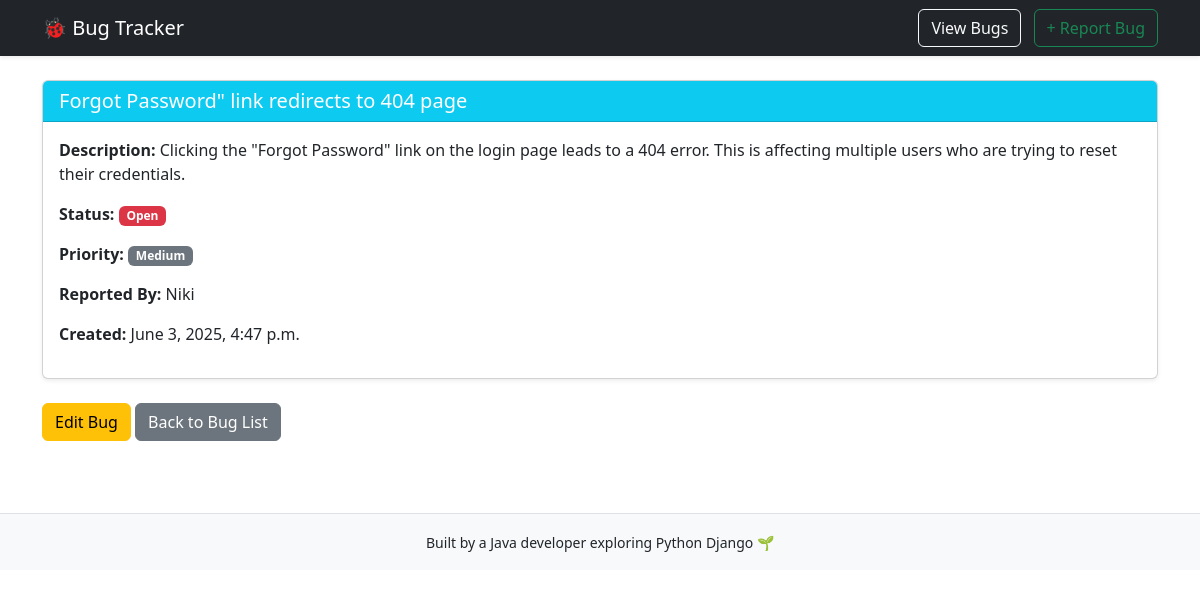
The app's page /bugs/4/ with its own data.
### bugs/models.py (models this page shows, shortened)
class Bug(models.Model):
    STATUS_CHOICES = [
        ('Open', 'Open'),
        ('In Progress', 'In Progress'),
        ('Closed', 'Closed'),
    ]
    PRIORITY_CHOICES = [
        ('Low', 'Low'),
        ('Medium', 'Medium'),
        ('High', 'High'),
    ]
    title = models.CharField(max_length=200)
    description = models.TextField()
    status = models.CharField(max_length=20, choices=STATUS_CHOICES, default='Open')
    priority = models.CharField(max_length=20, choices=PRIORITY_CHOICES, default='Medium')
    reporter_name = models.CharField(max_length=100)
    created_at = models.DateTimeField(auto_now_add=True)
    updated_at = models.DateTimeField(auto_now=True)

### bugs/views.py (the view)
# urls.py: path('bugs/<int:pk>/', bug_detail, name='bug-detail'),
def bug_detail(request, pk):
    bug = get_object_or_404(Bug, pk=pk)
    return render(request, 'bugs/bug_detail.html', {'bug': bug})

### templates/bugs/bug_detail.html (shortened to what this page needs)
{% extends 'base.html' %}
{% block content %}
<div class="card shadow-sm">
  <div class="card-header bg-info text-white">
    <h5 class="mb-0">{{ bug.title }}</h5>
  </div>
  <div class="card-body">
    <p><strong>Description:</strong> {{ bug.description }}</p>
    <p><strong>Status:</strong>
      <span class="badge {% if bug.status == 'Closed' %}bg-success{% elif bug.status == 'In Progress' %}bg-warning{% else %}bg-danger{% endif %}">
        {{ bug.status }}
      </span>
    </p>
    <p><strong>Priority:</strong> <span class="badge bg-secondary">{{ bug.priority }}</span></p>
    <p><strong>Reported By:</strong> {{ bug.reporter_name }}</p>
    <p><strong>Created:</strong> {{ bug.created_at }}</p>
  </div>
</div>
<div class="mt-4">
  <a href="{% url 'bug-edit' bug.pk %}" class="btn btn-warning">Edit Bug</a>
  <a href="{% url 'bug-list' %}" class="btn btn-secondary">Back to Bug List</a>
</div>
{% endblock %}

### records on screen
Bug: title "Forgot Password\" link redirects to 404 page", description "Clicking the \"Forgot Password\" link on the login page leads to a 404 error. This is affecting multiple users who are trying to reset their credentials.", status "Open", priority "Medium", reporter_name "Niki", created_at "June 3, 2025, 4:47 p.m."
